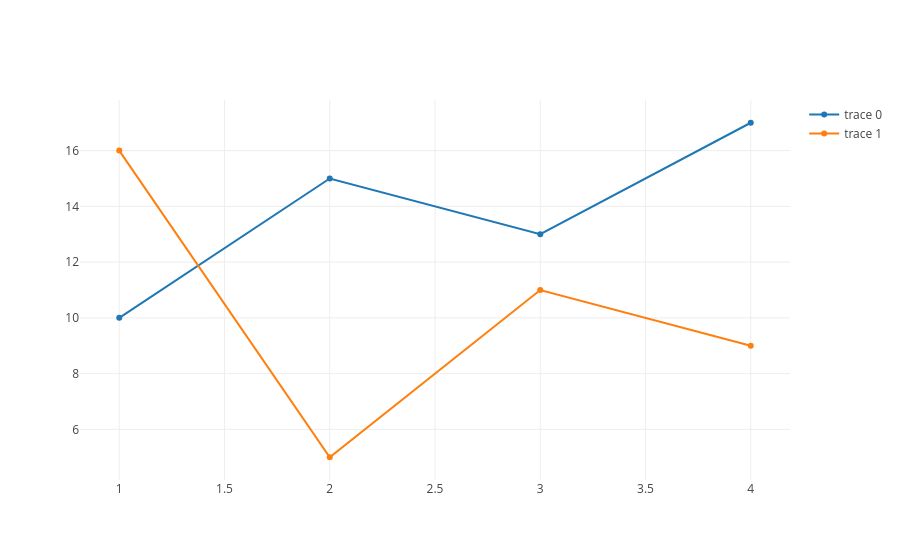

Here is the notebook cell this chart was saved with:
### Markdown cell above
# Line Charts
## Basic Line Chart

### Code cell
val trace1 = Scatter(
  Seq(1, 2, 3, 4),
  Seq(10, 15, 13, 17)
)

val trace2 = Scatter(
  Seq(1, 2, 3, 4),
  Seq(16, 5, 11, 9)
)

val data = Seq(trace1, trace2)

plot(data)

### Figure 1 — Plotly figure (JSON) as saved in the notebook; plotly's stock layout.template omitted (floating-point values rounded to 4 significant figures)
{"data": [{"type": "scatter", "x": [1.0, 2.0, 3.0, 4.0], "y": [10.0, 15.0, 13.0, 17.0]}, {"type": "scatter", "x": [1.0, 2.0, 3.0, 4.0], "y": [16.0, 5.0, 11.0, 9.0]}], "layout": {}}
